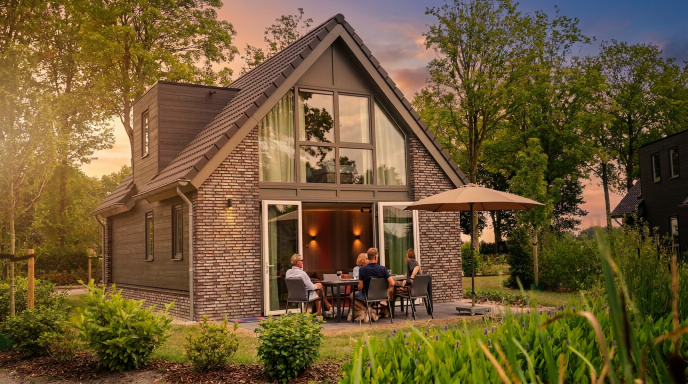
#> input picture bron/villa-avond.png, 1376 x 768 px (shown at 1/2 size)
$ python prep_images.py
#> lines starting #> are read from the running program, lines starting #| are printed output that depends on the picture
#!/usr/bin/env python3
"""Haalt de hero-foto's van dewielschedreef.nl, cropt ze op headerformaat en
schrijft geoptimaliseerde JPG's naar deze map.

Gebruik:  python3 prep_images.py

De mails hotlinken niet naar de site: de bestanden daar zijn 250 KB tot 1,5 MB
per stuk. Hier worden ze teruggebracht tot ~100 KB op precies de goede
verhouding (1136x496, twee keer de weergavemaat van 568x248).
"""
import io
import pathlib
import urllib.request

from PIL import Image, ImageDraw, ImageEnhance, ImageFont

OUT = pathlib.Path(__file__).parent
BASE = "https://dewielschedreef.nl/wp-content/uploads/"
# 1136x560 = twee keer de weergavemaat 568x280. Deze verhouding (2,03:1) is
# ruimer dan de oorspronkelijke 2,29:1, zodat staande elementen zoals de
# daknok van de avondfoto niet wegvallen.
W, H = 1136, 560

# Videostills: 1136x639 is twee keer de weergavemaat 568x320 (16:9).
VW, VH = 1136, 639
ACCENT_RGB = (196, 83, 70)          # #c45346, dezelfde accentkleur als de knop
LABEL_FONT = "/System/Library/Fonts/Supplemental/Arial Bold.ttf"

# naam -> (bron, verticale crop-positie 0..1, label linksonder of "")
VIDEO_STILLS = {
    # Het openingsbeeld van de YouTube-video van Andre op de conversiepagina.
    # Zelf gehost, zodat de pagina niets bij YouTube ophaalt zolang niemand op
    # afspelen klikt.
    "andre": (
        "https://img.youtube.com/vi/xaGfeiwXQO0/maxresdefault.jpg",
        0.5,
        "Bekijk de video",
    ),
    "eigenaren": (
        "https://assets.cdn.filesafe.space/ogbyRxgEx1wtnWdZeDwe/media/6aeb0cc9dfd4785f0849b0b0.jpg",
        0.5,
        "Bekijk de video, 1 minuut",
    ),
}

# Portretten bij eigenaarsquotes: naam -> (bron, verticale crop-positie 0..1)
PORTRETTEN = {
    "eigenaren": ("bron/eigenaren.jpg", 0.0),
    # Willem staat onder de ondertekening van elke mail in de tweede flow.
    "willem": ("bron/Willem.png", 0.0),
    # Andre is sinds 20 november 2026 het aanspreekpunt in de tweede flow.
    "andre": ("bron/Andr\u00e9.png", 0.0),
}

# Kleine vierkante beelden naast de bestemmingen in de afspraak-sequence.
# naam -> (bron, verticale crop-positie 0..1)
# De bestemmingen liggen buiten het Landgoed, dus de parkfotografie van
# dewielschedreef.nl volstaat hier niet. Deze vier staan publiek in de GHL-assets.
# De bestandsnamen daar zijn hashes, dus hieronder staat per URL wat erop staat;
# raakt er ooit een kwijt, dan weet je wat je zoekt.
# Alle vier zijn liggend, dus de crop-positie doet hier niets; hij staat er voor
# als er ooit een staand beeld bij komt.
_GHL = "https://assets.cdn.filesafe.space/ogbyRxgEx1wtnWdZeDwe/media/"
THUMBS = {
    # vaartuig op de rivier in de ochtendmist
    "veerpont":    (_GHL + "6a82fef71082d64877671d9a.jpg", 0.50),
    # reuzenpanda tussen bamboe
    "ouwehands":   (_GHL + "6a82ff8cf730bf01a082c7e0.jpeg", 0.50),
    # appelboom vol appels in een boomgaard
    "boomgaarden": (_GHL + "6a82ff8c38315703fb821775.jpg", 0.50),
    # Rhenen vanaf de Nederrijn, met de Cunerakerk en een molen
    "rhenen":      (_GHL + "6a82ff8c255b571c8e1cc68f.jpg", 0.50),
}

# naam -> (bron, verticale crop-positie 0..1, alt-tekst)
# De bron is een pad op de site, of "bron/<bestand>" voor een lokaal beeld.
SOURCES = {
    "villa_avond":    ("bron/villa-avond.png", 0.33,
                       "Recreatievilla in de avondzon met gasten op het terras"),
    "water_villas":   ("bron/water-villas.jpg", 0.55,
                       "Villa&rsquo;s aan de waterloop op het Landgoed"),
    # Openingsbeeld van de conversiepagina. Dit is een still uit de
    # testweekendvideo, 3840x2160, uit Beeldmateriaal/Stills testweekend.
    # De oude water_villas was maar 1173x662 en werd dus opgeblazen.
    "park_overzicht": ("bron/park-overzicht.jpg", 0.50,
                       "Recreatievilla&rsquo;s aan het water op Landgoed De Wielsche Dreef"),
    "villa_vijver":   ("2025/05/6persoonsL-DeWielscheDreef-79-scaled.jpg", 0.42,
                       "Villa aan de vijver met rietoevers"),
    "fietsers_najaar": ("2025/11/verkoopdag.jpg", 0.40,
                       "Fietsen over de laan in het najaar"),
    "villa_water":    ("2025/05/6persoonsC-DeWielscheDreef-57-scaled.jpg", 0.52,
                       "Recreatievilla aan het water op Landgoed De Wielsche Dreef"),
    "wandelen":       ("2025/07/DWD-Algemeen-Stills-44-Header.jpg", 0.45,
                       "Wandelen door de bloemenweide bij het Landgoed"),
    "woonkamer":      ("2025/05/2persoons-DeWielscheDreef-47-scaled.jpg", 0.50,
                       "Woonkamer van een villa op het Landgoed"),
    "villa_parasol":  ("2025/05/6persoonsL-DeWielscheDreef-81-scaled.jpg", 0.55,
                       "Villa met terras en parasol"),
    "park_vanuit_lucht": ("2026/08/DWD_Testweekend_Review.00_07_02_21.Still067.jpg", 0.50,
                       "Luchtfoto van het Landgoed met de waterloop"),
    "villa_riet":     ("2025/05/6persoonsL-DeWielscheDreef-79-scaled.jpg", 0.52,
                       "Villa aan de waterkant met rietoevers"),
    "fietsen":        ("2025/11/verkoopdag.jpg", 0.45,
                       "Fietsen over de laan bij het Landgoed"),
    "betuwe":         ("2026/03/De-mooiste-plekken-en-bezienswaardigheden-in-de-Betuwe.jpg", 0.50,
                       "Dorp in de Betuwe vanuit de lucht"),
    "terras":         ("2025/05/6persoonsL-DeWielscheDreef-77-scaled.jpg", 0.55,
                       "Terras met ligbedden bij een villa"),
    "keuken":         ("2025/05/2persoons-DeWielscheDreef-48-scaled.jpg", 0.50,
                       "Keuken en eethoek in een villa"),
    "slaapkamer":     ("2025/05/2persoons-DeWielscheDreef-45-scaled.jpg", 0.50,
                       "Slaapkamer en badkamer in een villa"),
    "badkamer":       ("2025/05/2persoons-DeWielscheDreef-42-scaled.jpg", 0.50,
                       "Badkamer met vrijstaand bad"),
}


def main():
    for name, (path, ypos, _alt) in SOURCES.items():
        if path.startswith("bron/"):
            im = Image.open(OUT / path).convert("RGB")
#> im is the input picture: PIL image 1376x768 RGB; mean R, G, B 109.8, 88.7, 52.2
        else:
            # de site geeft 403 op de standaard user-agent van urllib
            req = urllib.request.Request(BASE + path, headers={"User-Agent": "Mozilla/5.0"})
            raw = urllib.request.urlopen(req, timeout=60).read()
            im = Image.open(io.BytesIO(raw)).convert("RGB")
        w, h = im.size
#> w = 1376; h = 768
        target = W / H
        if w / h > target:
            nw = int(h * target)
            im = im.crop(((w - nw) // 2, 0, (w - nw) // 2 + nw, h))
        else:
            nh = int(w / target)
#> nh = 678
            top = int((h - nh) * ypos)
#> top = 29
            im = im.crop((0, top, w, top + nh))
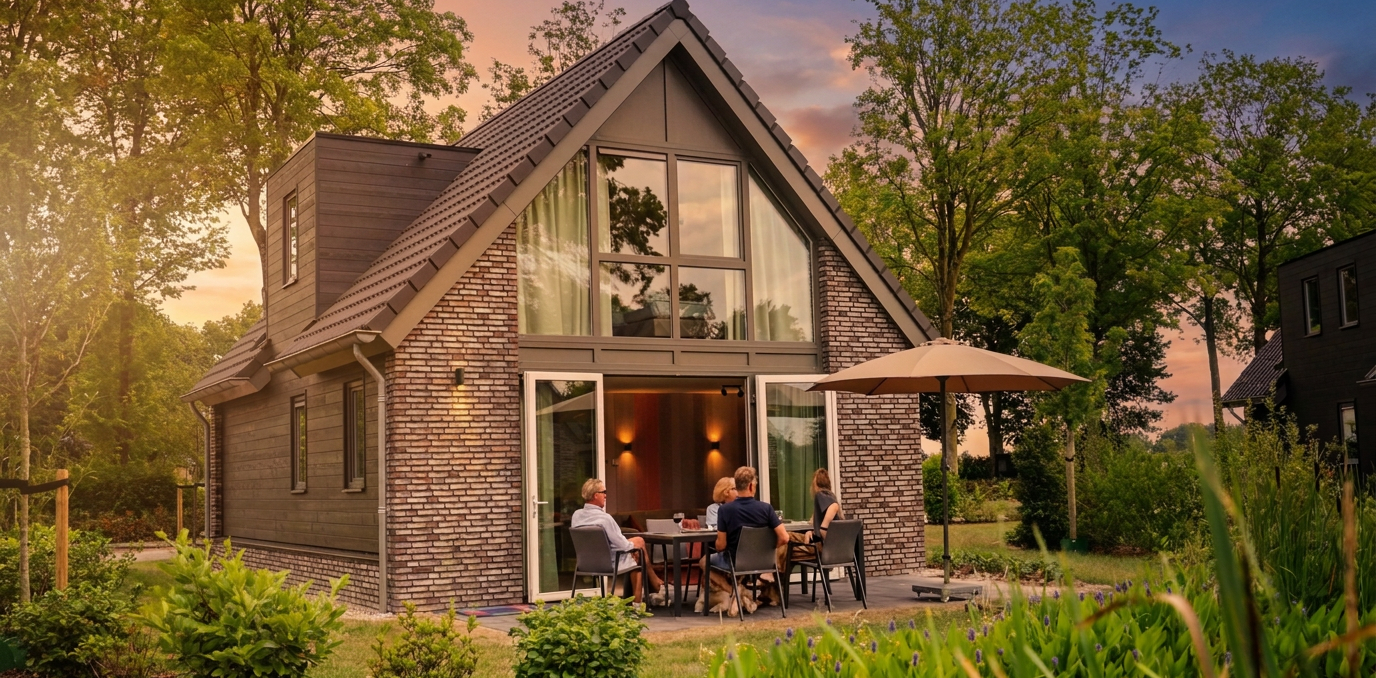
#> im: PIL image 1376x678 RGB; mean R, G, B 112.6, 89.7, 53
        im = im.resize((W, H), Image.LANCZOS)
#> im: PIL image 1136x560 RGB
        f = OUT / ("hero-%s.jpg" % name)
        im.save(f, "JPEG", quality=80, optimize=True, progressive=True)
#> (the run stopped early here; a loop or call above may not have finished)
